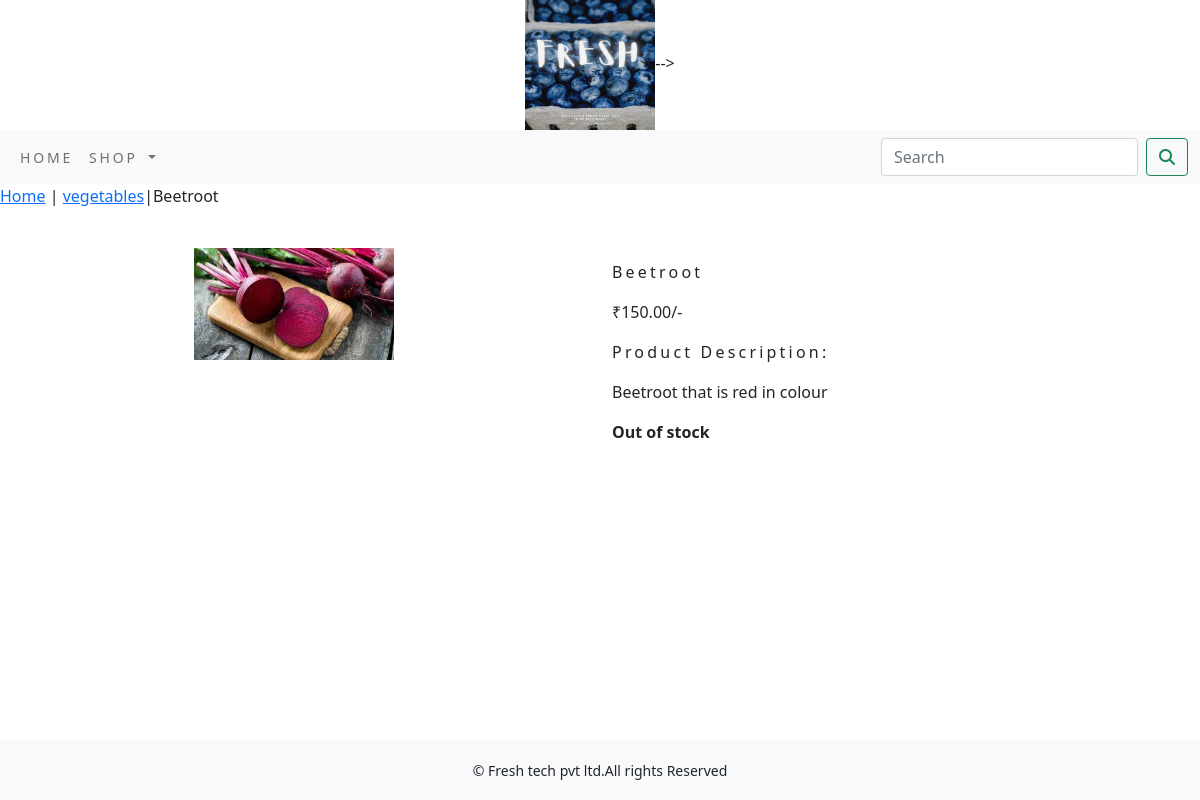
The app's page /shop/vegetables/beetroot/ with its own data.
### shop/models.py (models this page shows, shortened)
class Product(models.Model):
    name = models.CharField(max_length=250, unique=True)
    slug = models.SlugField(max_length=250, unique=True)
    description = models.TextField(blank=True)
    price = models.DecimalField(max_digits=10, decimal_places=2)
    category = models.ForeignKey(Category, on_delete=models.CASCADE)
    image = models.ImageField(upload_to='product', blank=True)
    stock = models.IntegerField()
    available = models.BooleanField(default=True)
    created = models.DateTimeField(auto_now=True)
    updated = models.DateTimeField(auto_now=True)
    class Meta:
        ordering = ('name',)
        verbose_name = 'product'
        verbose_name_plural = 'products'

class Category(models.Model):
    name = models.CharField(max_length=250, unique=True)
    slug = models.SlugField(max_length=250, unique=True)
    description = models.TextField(blank=True)
    image = models.ImageField(upload_to='category', blank=True)
    class Meta:
        ordering = ('name',)
        verbose_name = 'category'
        verbose_name_plural = 'categories'
    def get_url(self):
        return reverse('shop:products_by_category',args=[self.slug])
    def __str__(self):
        return '{}'.format(self.name)

### shop/views.py (the view)
# urls.py: path('<slug:c_slug>/<slug:product_slug>/', views.prodetail, name='prodcatdetail')
def prodetail(request,c_slug,product_slug):
    try:
        product=Product.objects.get(category__slug=c_slug,slug=product_slug)
    except Exception as e:
        raise e
    return render(request,"product.html",{'product':product})

### cart/context_processors.py (called while the page is built)
def  counter(request):
    item_count=0
    if 'admin' in request.path:
        return {}
    else:
        try:
            cart=Cart.objects.filter(cart_id= _cart_id(request))
            cart_items=CartItem.objects.all().filter(cart=cart[:1])
            for cart_item in cart_items:
                item_count += cart_item.quantity
        except Cart.DoesNotExist:
            item_count =0
    return  dict(item_count=item_count)

### cart/views.py (called while the page is built)
def _cart_id(request):
    cart=request.session.session_key
    if not cart:
        cart=request.session.create()
    return cart

### shop/context_processors.py (called while the page is built)
def menu_links(request):
    links=Category.objects.all()
    return dict(links=links)

### templates/product.html (shortened to what this page needs)
{% extends 'base.html' %}
{% load static %}
{% block content %}
<div class="row my_prod_row_class">
  <div class="mx_auto">
    <p><a href="{% url 'shop:allprodcat' %}">Home</a> | <a href="{{product.category.get_url}}">{{product.category}}</a>|{{product.name}}</p>
  </div>
<div class="container">
<br>
<div class="row">
   <div class="col-12 col-sm-12 col-md-12 col-lg-6 text-center">
     <div style="min-width:18rem">
       <img  src="{{product.image.url}}" style="width:200px;" alt="{{product.name}}">
     </div>
   </div>
      <div class="col-12 col-sm-12 col-md-12 col-lg-6">
       <div>
       <h1 class="my_prod_title">{{product.name}}</h1>
       <p>₹{{product.price}}/-</p>
        <p class="my_title">Product Description:</p>
        <p class="text-justify my_prod_text">{{product.description}}</p>
        {% if product.stock <= 0 %}
        <p class="text-justify my_prod_text"><b>Out of stock </b></p>
        {% else %}
        <a class="btn btn-secondary" href="{% url 'cart:add_cart' product.id %}">Add to cart</a>
        {% endif %}
      </div>
    </div>
    </div>
    </div>
</div>
{% endblock %}

### static/css/custom.css (style rules this page uses)
body { font-family: 'Roboto', sans-serif; }
.my_title { font-size:16px; text_transform:uppercase; letter-spacing:.2em; }
.my_prod_title { font-size:16px; text_transform:uppercase; letter-spacing:.2em; padding-top:15px; padding-bottom:10px; }
.my_prod_text { padding-right:20px; }

### records on screen
Product: category "vegetables", name "Beetroot", image (picture), price "150.00", description "Beetroot that is red in colour"
